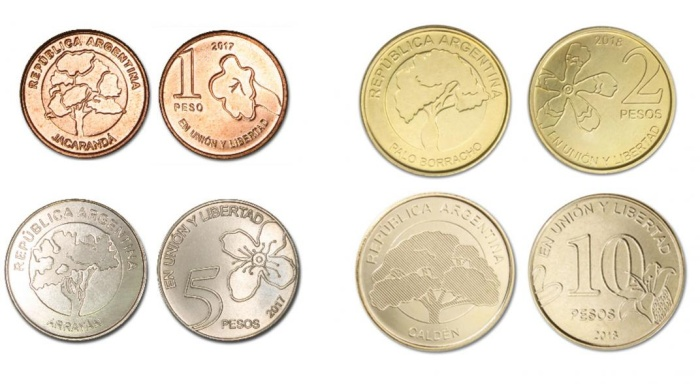
#> input picture Monedas_Contorno/img/monedas.jpg, 700 x 384 px, found by its file name
$ python contador_estatica.py
#> lines starting #> are read from the running program, lines starting #| are printed output that depends on the picture
import cv2
import numpy as np

valorGauss = 3
valorKernel = 3
original = cv2.imread('C:/Users/SWIFT 3/source/Phyton/Entrenamiento/Monedas_Contorno/img/monedas.jpg')
#> original is the input picture: shape (384, 700, 3); mean B, G, R 203.6, 221.4, 230.6
grises = cv2.cvtColor(original, cv2.COLOR_BGR2GRAY)
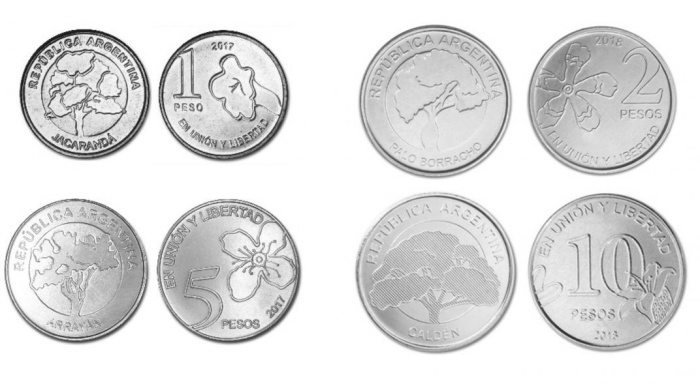
#> grises: shape (384, 700); min 20, max 255, mean 222.1
gauss = cv2.GaussianBlur(grises,(valorGauss,valorKernel),0 )

cv2.imshow("Grises", grises)
cv2.imshow("Gauss", gauss)

cv2.waitKey(0)
